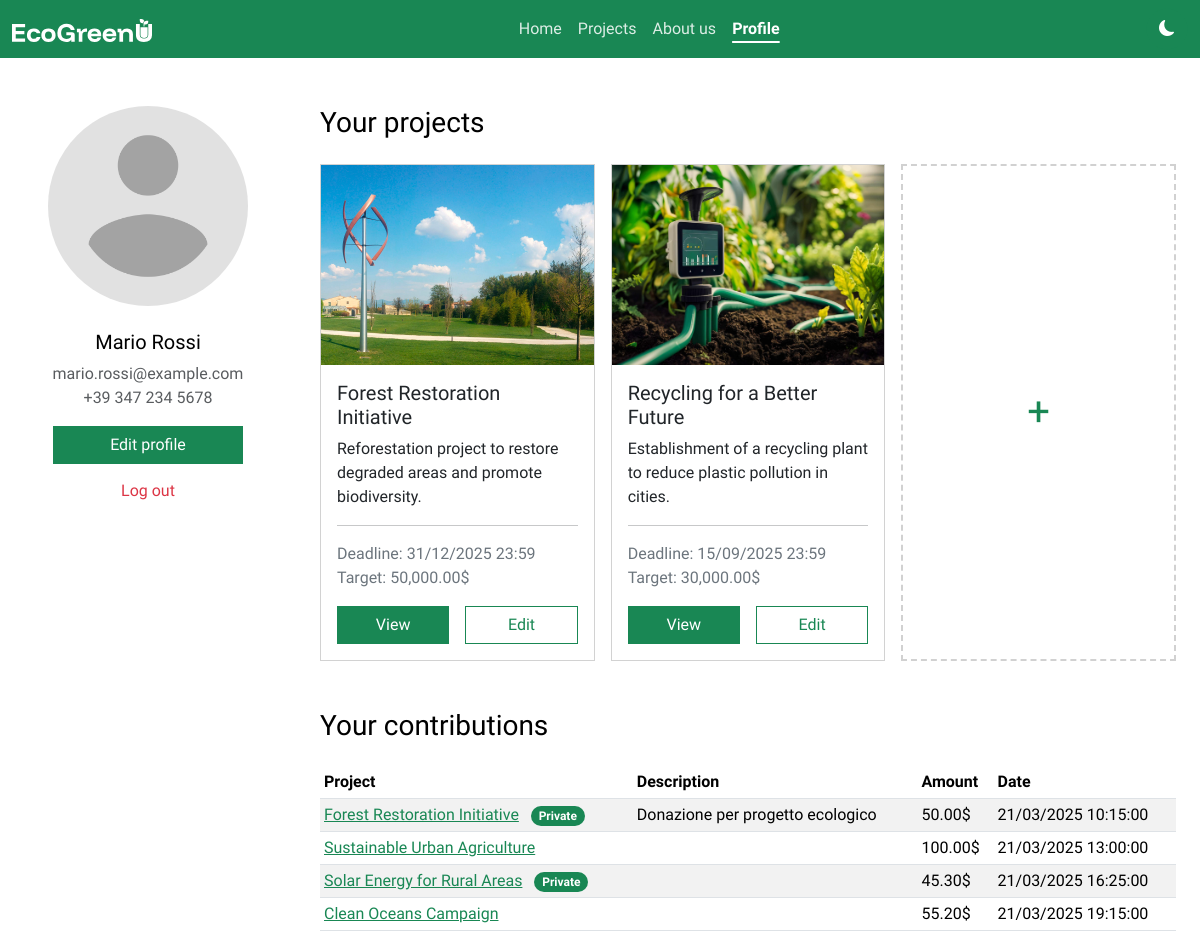
/pages/profile.php (signed in), run on the app's committed database.
### tables this page shows
CREATE TABLE IF NOT EXISTS tblusers (
  idUser INT NOT NULL PRIMARY KEY AUTO_INCREMENT,
  firstName CHAR(50) NOT NULL,
  lastName CHAR(50) NOT NULL,
  email CHAR(255) NOT NULL,
  phoneNumber CHAR(20),
  passwordHash CHAR(128) NOT NULL,
  profilePicPath CHAR(100)
);

CREATE TABLE IF NOT EXISTS tblprojects (
  idProject INT NOT NULL PRIMARY KEY AUTO_INCREMENT,
  title CHAR(30) NOT NULL UNIQUE,
  description CHAR(250) NOT NULL,
  img CHAR(20),
  fundraiser INT NOT NULL,
  targetAmount DECIMAL(10,2) NOT NULL,
  deadline DATETIME NOT NULL,
  status CHAR(1) NOT NULL,
    FOREIGN KEY (fundraiser) REFERENCES tblusers(iduser)
);

CREATE TABLE IF NOT EXISTS tblPayments (
  idPayment INT NOT NULL PRIMARY KEY AUTO_INCREMENT,
  amount DECIMAL(10,2) NOT NULL,
  description CHAR(150),
  date DATETIME NOT NULL,
  projectId INT NOT NULL,
  paymentMethod INT NOT NULL,
  userId INT NOT NULL,
  public BOOLEAN NOT NULL,
  FOREIGN KEY (projectId) REFERENCES tblprojects(idProject),
  FOREIGN KEY (userId) REFERENCES tblusers(iduser),
  FOREIGN KEY (paymentMethod) REFERENCES tblpaymentmethods(idPaymentMethod)
);

### php/user/profile.php (called while the page is built, shortened)
<?php
    $contibutions = [];
    $projects = [];
    if (isset($_SESSION['user_id'])){
        $db = new mysqli("localhost", "root", "", "dbecogreenu");
        $user_id = $_SESSION['user_id'];
        $result = $db->query("SELECT * FROM tblusers WHERE idUser = '$user_id'");
        if ($result->num_rows > 0) {
            $user = $result->fetch_assoc();
            $result = $db->query("SELECT * FROM tblprojects INNER JOIN tblpayments ON tblprojects.idproject = tblpayments.projectid WHERE tblpayments.userid = $user_id");
            $result = $db->query("SELECT * FROM tblprojects INNER JOIN tblusers ON tblprojects.fundraiser = tblusers.iduser WHERE tblusers.iduser = $user_id");
        } else {
            echo 'user not found';
            exit();
        }
    } else {
        header("location: login.php");
    }
    function formatDate($date, $format){
        $datetime = new DateTime($date);
        return $datetime->format($format);
    }
?>

### pages/profile.php (the view, shortened to what this page needs)
<?php include_once '../php/user/profile.php' ?>
<!DOCTYPE html>
<html lang="en">
<head>
    <link rel="stylesheet" href="../css/styles.css">
    <link rel="stylesheet" href="../css/profile.css">
    <link href="https://cdn.jsdelivr.net/npm/bootstrap@5.3.3/dist/css/bootstrap.min.css" rel="stylesheet">
    <link rel="stylesheet" href="https://cdn.jsdelivr.net/npm/bootstrap-icons@1.11.3/font/bootstrap-icons.min.css">
</head>
<body>
    <div class="container-fluid p-0 m-0 position-absolute">
        <nav class="navbar sticky-top navbar-expand-lg bg-success">
            <div class="container-fluid d-flex">
                <a class="navbar-brand p-0 m-0" href="../index.php">
                    <img src="../assets/logo/logo-navbar.svg" alt="EcoGreenU logo">
                </a>
                <div class="collapse navbar-collapse" id="navbarNav">
                    <ul class="navbar-nav ms-auto me-auto">
                        <li class="nav-item">
                            <a class="nav-link text-white" aria-current="page" href="../index.php">Home</a>
                        </li>
                        <li class="nav-item">
                            <a class="nav-link text-white" href="projects.php">Projects</a>
                        </li>
                        <li class="nav-item">
                            <a class="nav-link text-white" href="about-us.php">About us</a>
                        </li>
                        <li class="nav-item">
                            <a class="nav-link text-white active" href="profile.php">Profile</a>
                        </li>
                    </ul>
                    <button id="theme-switch" class="btn btn-success text-white p-2">
                        <i class="bi bi-moon-fill"></i>
                    </button>
                </div>
            </div>
        </nav>
        <div class="container-fluid p-0 m-0 row g-5" id="main">
            <div class="col-12 col-md-auto px-5">
                <div class="d-flex flex-column flex-sm-row flex-md-column align-items-center gap-4">
                    <img src="../assets/images/pfp-default.jpg" width="200" class="rounded-circle" alt="User profile picture">
                    <div class="flex-column justify-content-center align-items-md-center">
                        <h5 class="text-center text-sm-start text-md-center"><?php echo $user['firstName'].' '.$user['lastName']; ?></h5>
                        <p class="text-center text-sm-start text-md-center m-0 text-muted"><?php echo $user['email']; ?></p>
                        <?php if(isset($user['phoneNumber'])): ?>
                            <p class="text-center text-sm-start text-md-center m-0 text-muted"><?php echo $user['phoneNumber']; ?></p>
                        <?php endif; ?>
                        <form action="profile.php" method="POST" class="mt-3">
                            <a class="btn btn-success rounded-0 w-100" href="edit-profile.php">Edit profile</a>
                            <button type="submit" name="logout" value="true" class="btn text-danger rounded-0 w-100 mt-2">Log out</button>
                        </form>
                    </div>
                </div>
            </div>
            <div class="col">
                <h3 class="mb-4">Your projects</h3>
                <div class="row row-cols-1 row-cols-sm-2 row-cols-md-1 row-cols-lg-2 row-cols-xl-3 row-cols-xxl-4 g-3">
                    <?php if(count($projects) > 0): ?>
                        <?php foreach($projects as $p): ?>
                            <div class="col">
                                <div class="card rounded-0">
                                    <?php if(!isset($p["img"])): ?>
                                        <img src="../assets/images/proj-thumbnail-default.jpg" class="card-img-top" alt="<?=$p["title"]?>">
                                    <?php else: ?>
                                        <img src="../assets/images/projects/<?=$p["img"]?>" class="card-img-top" alt="<?=$p["title"]?>">
                                    <?php endif; ?>
                                    <div class="card-body h-100 d-flex flex-column">
                                        <h5 class="card-title"><?=$p["title"]?></h5>
                                        <p class="card-text m-0"><?=$p["description"]?></p>
                                        <div class="mt-auto">
                                            <hr>
                                            <div class="d-flex">
                                                <p class="text-secondary">
                                                    Deadline: <?=formatDate($p['deadline'], 'd/m/Y H:i')?>
                                                    <br>
                                                    Target: <?=number_format($p["targetAmount"], 2) ?>$
                                                </p>
                                            </div>
                                            <div class="row g-3">
                                                <div class="col-12 col-md-6">
                                                    <a href="project-details.php?id=<?=$p['idProject']?>" class="btn btn-success rounded-0 w-100">View</a>
                                                </div>
                                                <div class="col-12 col-md-6">
                                                    <a href="edit-project.php?id=<?=$p['idProject']?>" class="btn btn-outline-success rounded-0 w-100">Edit</a>
                                                </div>
                                            </div>
                                        </div>
                                    </div>
                                </div>
                            </div>
                        <?php endforeach; ?>
                        <div class="col">
                            <form action="create-project.php" method="post" class="w-100 h-100">
                                <div class="card border-2 rounded-0 h-100" style="border-style: dashed !important">
                                    <div class="card-body h-100 p-0">
                                        <button type="submit" class="btn text-success fs-1 rounded-0 border-0 ms-auto w-100 h-100" title="Create a new project">+</button>
                                    </div>
                                </div>
                            </form>
                        </div>
                    <?php endif; ?>
                </div>
                <h3 class="mb-4 mt-5">Your contributions</h3>
                <?php if(count($projects) > 0): ?>
                    <div class="table-responsive">
                        <table class="table table-sm table-striped w-100">
                            <thead>
                                <tr>
                                    <th scope="col">Project</th>
                                    <th scope="col">Description</th>
                                    <th scope="col">Amount</th>
                                    <th scope="col">Date</th>
                                </tr>
                            </thead>
                            <tbody>
                                <?php foreach ($contibutions as $c): ?>
                                    <tr>
                                        <td>
                                            <a href="project-details.php?id=<?=$c['projectId']?>" class="text-success"><?=$c["title"]?></a>
                                            <?php if($c['public'] == 1): ?>
                                                <span class="badge rounded-pill text-bg-success ms-2">Private</span>
                                            <?php endif; ?>
                                        </td>
                                        <td><?=$c["description"]?></td>
                                        <td><?=$c["amount"]?>$</td>
                                        <td>
                                            <?=formatDate($c["date"], 'd/m/Y H:i:s')?>
                                        </td>
                                    </tr>
                                <?php endforeach; ?>
                            </tbody>
                        </table>
                    </div>
                <?php else: ?>
                    <p class="w-100">You have not yet contributed to any projects. Start now by <a href="projects.php" class="text-success">exploring some projects</a>.</p>
                <?php endif; ?>
            </div>
        </div>
    </div>
</body>

### css/styles.css (style rules this page uses)
:root { --background-color: #fff; --foreground-color: #000; --primary-green: #198754; --searchbar-results: #ddd; }
body { font-family: 'Funnel Display', 'Outfit', system-ui, -apple-system, BlinkMacSystemFont, 'Segoe UI', Roboto, Oxygen, Ubuntu, Cantarell, 'Open Sans', 'Helvetica Neue', sans-serif !important; background-color: var(--background-color) !important; color: var(--foreground-color) !important; }
#theme-switch { width: 42px; height: 42px; border-radius: 50%; display: flex; justify-content: center; align-items: center; }
.table>:not(caption)>*>* { color: var(--foreground-color) !important; }
.card > img.card-img-top { height: 200px; object-fit: cover !important; border-radius: 0 !important; }
.card { height: 100% !important; }
a.navbar-brand { margin: 0 !important; padding: 0 !important; }
.nav-link.active { text-decoration: underline !important; text-decoration-thickness: 2px !important; text-underline-offset: 7px; font-weight: bold !important; }
.nav-link:not(.active) { opacity: .85; }
.card-img-top { aspect-ratio: 4/3 !important; object-fit: cover !important; }
p.card-text { display: -webkit-box; -webkit-line-clamp: 3; line-clamp: 3; -webkit-box-orient: vertical; overflow: hidden; text-overflow: ellipsis; }

### css/profile.css (style rules this page uses)
form, .form-floating, #loginBtn, #signupBtn { width: 100% !important; max-width: 450px !important; }

### data on the page
tblusers: firstName "Mario", lastName "Rossi", email "mario.rossi@example.com", phoneNumber "+39 347 234 5678"
tblprojects: img (picture), title "Forest Restoration Initiative", description "Reforestation project to restore degraded areas and promote biodiversity.", deadline "31/12/2025 23:59", targetAmount "50,000.00"
tblprojects: img (picture), title "Recycling for a Better Future", description "Establishment of a recycling plant to reduce plastic pollution in cities.", deadline "15/09/2025 23:59", targetAmount "30,000.00"
tblpayments: projectId.title "Forest Restoration Initiative", public "Private", description "Donazione per progetto ecologico", amount "50.00", date "21/03/2025 10:15:00"
tblpayments: projectId.title "Sustainable Urban Agriculture", amount "100.00", date "21/03/2025 13:00:00"
tblpayments: projectId.title "Solar Energy for Rural Areas", public "Private", amount "45.30", date "21/03/2025 16:25:00"
tblpayments: projectId.title "Clean Oceans Campaign", amount "55.20", date "21/03/2025 19:15:00"
